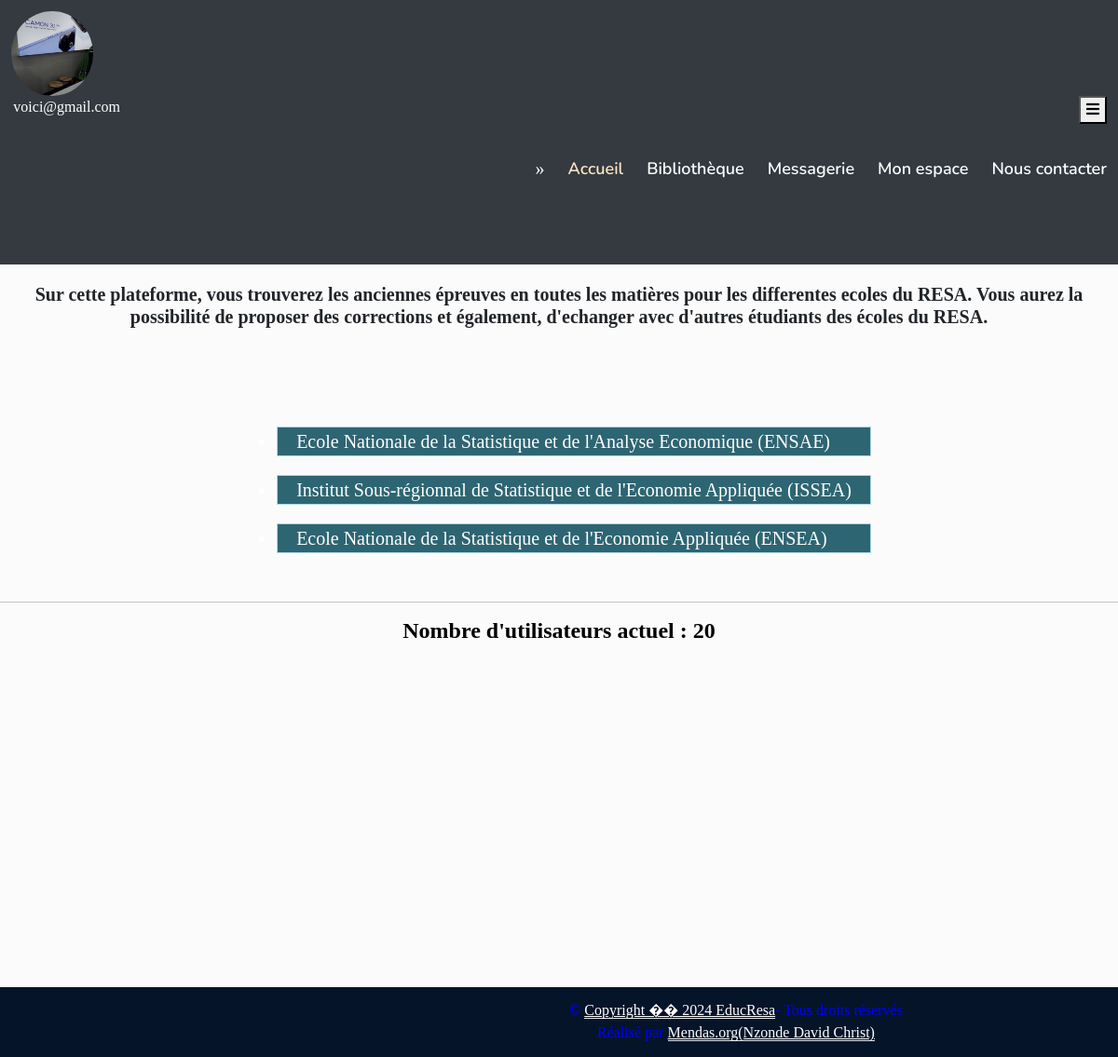
/Accueil/ (signed in), run on the app's committed database.
### comptes/models.py (models this page shows, shortened)
class Utilisateur (models.Model) :
    id = models.AutoField(primary_key=True)
    user = models.OneToOneField(settings.AUTH_USER_MODEL, on_delete=models.CASCADE, related_name='utilisateur',null=True,blank=True)
    username = models.CharField(max_length = 50, unique = True)
    email = models.EmailField(unique = True)
    password = models.CharField(max_length = 250, unique = True)
    photo = models.ImageField(upload_to = 'documents/photosUsers/', blank = True, default='documents/photosUsers/IMG_20230719_212156_362.jpg')

### EducResa/views.py (the view)
# urls.py: path('Accueil/', views.Index, name='Index'),
def Index(request) :
    user = Utilisateur.objects.get(id=request.session.get('user_id'))
    nbre_user = Utilisateur.objects.count() #compter le nombre d'utilisateurs
    return render(request, 'index.html', {'user': user,'user_email': user.email,'nombre_user': nbre_user})

### Templates/index.html (shortened to what this page needs)
{% extends "base.html" %}
{% load static %}
{% block photo %}
    {% if user.photo %}
        <img src="{{user.photo.url}}" alt="Photo de profil" >
    {% endif %}
{% endblock %}
{% block email %}
    <span>{{ user_email }}</span>
{% endblock %}
{% block content %}
    <div id="bienvenue">
    <h4 style="font-size: 60px;">Bienvenue sur EducResa</h4>
    </div>
    <h4 style="text-align:center; font-size:20px; padding:20px;">Sur cette plateforme, vous trouverez les anciennes épreuves en toutes les matières pour les differentes ecoles du RESA. Vous aurez la possibilité de proposer des corrections et également, d'echanger avec d'autres étudiants des écoles du RESA.</h4><br/><br/>
    <div class="liens">
        <ul>
            <li><a href="{% url 'Ensae' user_email %}">Ecole Nationale de la Statistique et de l'Analyse Economique (ENSAE)</a></li>
            <li><a href="{% url 'Issea' user_email %}">Institut Sous-régionnal de Statistique et de l'Economie Appliquée (ISSEA)</a></li>
            <li><a href="{% url 'Ensea' user_email %}">Ecole Nationale de la Statistique et de l'Economie Appliquée (ENSEA)</a></li>
        </ul>
    </div><hr>
    <div id="nbreuser">
        <h4 style="color:black;"> Nombre d'utilisateurs actuel : {{nombre_user}}</h4>
    </div>
{% endblock  %}

### static/css/style2.css (style rules this page uses)
:root { --primary: #06A3DA; --secondary: #34AD54; --light: #EEF9FF; --dark: #091E3E; }
h3, h4, .fw-semi-bold { font-weight: 700 !important; }

### Templates/base.html (style rules this page uses)
.profil img { height: 100%; width: 75%; border-radius: 50%; }

### Templates/index.html (style rules this page uses)
#nbreuser { color: bisque; font-size: 20px; margin-bottom: 5px; text-align: center; }
.liens { display: flex; justify-content: space-around; flex-wrap: wrap; margin-top: 30px; font-size: 20px; color: white; }
.liens li { margin-bottom: 20px; color: whatsapp.color; border: 1px solid lightblue; background-color: rgba(46, 101, 115, 1); }
.liens a { color: white; text-decoration: none; padding: 10px 20px; }
#bienvenue { font-size: 50px; margin-bottom: 20px; text-align: center; }
body { background-color: rgba(248,249,249, 0.5); font-family: 'Times New Roman', Arial, serif, Helvetica, sans-serif; }

### data on the page
Utilisateur: photo (picture), email "voici@gmail.com"

### other printed values
{{ nombre_user }} "20"
